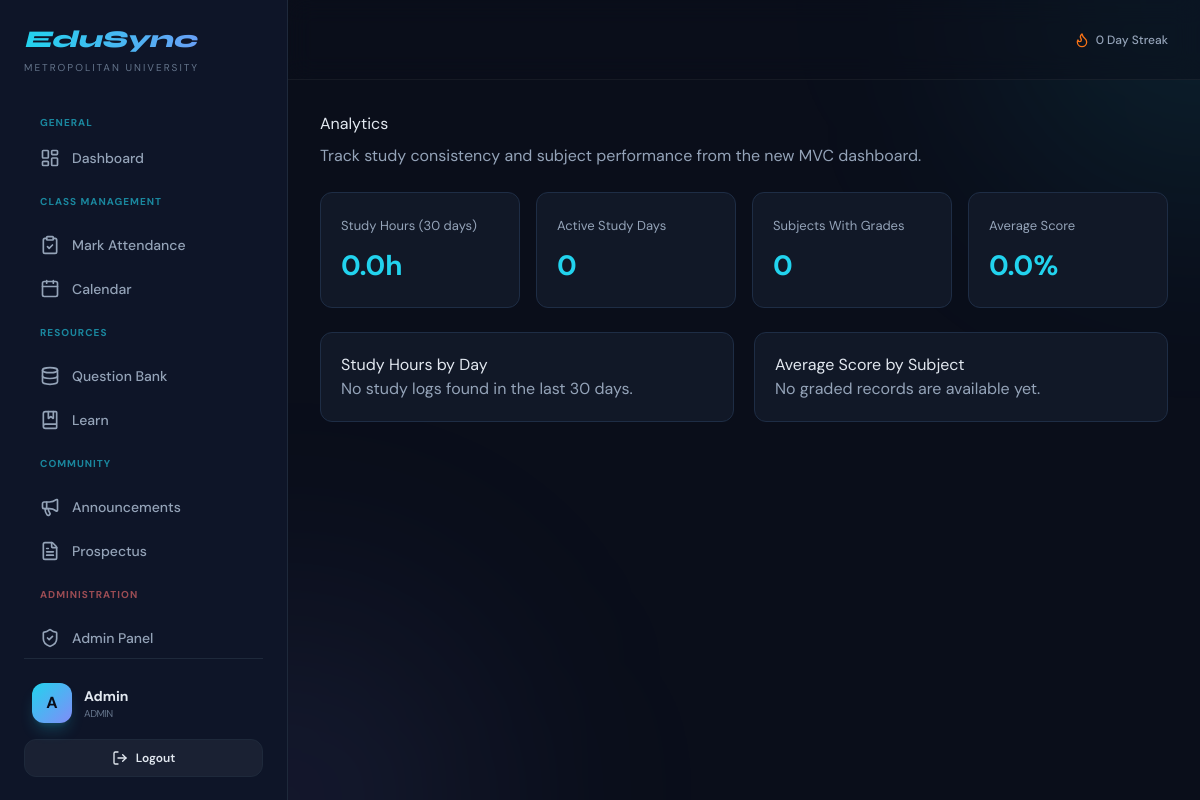
Screenshot of /analytics (signed in) with the database file from the repository.
### tables this page shows
CREATE TABLE users (
    id INT AUTO_INCREMENT PRIMARY KEY,
    name VARCHAR(100) NOT NULL,
    email VARCHAR(150) NOT NULL UNIQUE,
    password VARCHAR(255) NOT NULL,
    avatar VARCHAR(255) DEFAULT 'default.png',
    student_id VARCHAR(30),
    batch VARCHAR(20),
    semester INT DEFAULT 1,
    department VARCHAR(100) DEFAULT 'Software Engineering',
    bio TEXT,
    streak INT DEFAULT 0,
    last_active DATE,
    role ENUM('student','faculty','admin') DEFAULT 'student',
    created_at TIMESTAMP DEFAULT CURRENT_TIMESTAMP
);

### app/Views/layouts/layout.php (the view, shortened to what the rows shown need)
<!DOCTYPE html>
<html lang="en" class="dark">
<head>
    <script src="https://cdn.tailwindcss.com"></script>
    <link rel="stylesheet" href="/assets/css/style.css">
</head>
<body class="bg-[#0a0e1a] text-slate-200 font-sans antialiased min-h-screen" x-data="{ sidebarOpen: true }">
    <div class="flex">
        <?php if (isset($user) && $user): ?>
            <aside
                class="fixed inset-y-0 left-0 z-50 w-72 bg-[#0f172a]/95 backdrop-blur-xl border-r border-slate-800 transition-transform duration-300 transform lg:translate-x-0 lg:static lg:inset-0"
                :class="sidebarOpen ? 'translate-x-0' : '-translate-x-full'"
            >
                <div class="flex flex-col h-full p-6">
                    <div class="mb-10">
                        <h1 class="font-syne text-2xl font-extrabold bg-gradient-to-r from-accent-cyan to-accent-purple bg-clip-text text-transparent italic">
                        </h1>
                        <p class="text-[10px] text-slate-500 uppercase tracking-[0.2em] mt-1">METROPOLITAN UNIVERSITY</p>
                    </div>
                    <nav class="flex-1 space-y-1 overflow-y-auto pr-2 custom-scrollbar">
                        <div class="text-[10px] font-bold text-accent-cyan uppercase tracking-widest px-4 mb-2 opacity-60">General</div>
                        <a href="/dashboard" class="flex items-center gap-3 px-4 py-2.5 rounded-xl transition-all duration-200 group <?php echo ($currentPage ?? '') === 'dashboard' ? 'nav-link-active' : 'text-slate-400 hover:bg-white/5 hover:text-white'; ?>">
                            <i data-lucide="layout-dashboard" class="w-5 h-5"></i>
                            <span class="text-sm font-medium">Dashboard</span>
                        </a>
                        <?php if ($this->session->isFaculty()): ?>
                        <div class="pt-3 pb-1">
                            <div class="text-[10px] font-bold text-accent-cyan uppercase tracking-widest px-4 mb-2 opacity-60">Class Management</div>
                        </div>
                        <a href="/admin/attendance" class="flex items-center gap-3 px-4 py-2.5 rounded-xl transition-all duration-200 group <?php echo ($currentPage ?? '') === 'attendance' ? 'nav-link-active' : 'text-slate-400 hover:bg-white/5 hover:text-white'; ?>">
                            <i data-lucide="clipboard-check" class="w-5 h-5"></i>
                            <span class="text-sm font-medium">Mark Attendance</span>
                        </a>
                        <?php endif; ?>
                        <a href="/calendar" class="flex items-center gap-3 px-4 py-2.5 rounded-xl transition-all duration-200 group <?php echo ($currentPage ?? '') === 'calendar' ? 'nav-link-active' : 'text-slate-400 hover:bg-white/5 hover:text-white'; ?>">
                            <i data-lucide="calendar" class="w-5 h-5"></i>
                            <span class="text-sm font-medium">Calendar</span>
                        </a>
                        <div class="pt-3 pb-1">
                            <div class="text-[10px] font-bold text-accent-cyan uppercase tracking-widest px-4 mb-2 opacity-60">Resources</div>
                        </div>
                        <a href="/question-bank" class="flex items-center gap-3 px-4 py-2.5 rounded-xl transition-all duration-200 group <?php echo ($currentPage ?? '') === 'question-bank' ? 'nav-link-active' : 'text-slate-400 hover:bg-white/5 hover:text-white'; ?>">
                            <i data-lucide="database" class="w-5 h-5"></i>
                            <span class="text-sm font-medium">Question Bank</span>
                        </a>
                        <a href="/learn" class="flex items-center gap-3 px-4 py-2.5 rounded-xl transition-all duration-200 group <?php echo ($currentPage ?? '') === 'learn' ? 'nav-link-active' : 'text-slate-400 hover:bg-white/5 hover:text-white'; ?>">
                            <i data-lucide="book-marked" class="w-5 h-5"></i>
                            <span class="text-sm font-medium">Learn</span>
                        </a>
                        <div class="pt-3 pb-1">
                            <div class="text-[10px] font-bold text-accent-cyan uppercase tracking-widest px-4 mb-2 opacity-60">Community</div>
                        </div>
                        <a href="/announcements" class="flex items-center gap-3 px-4 py-2.5 rounded-xl transition-all duration-200 group <?php echo ($currentPage ?? '') === 'announcements' ? 'nav-link-active' : 'text-slate-400 hover:bg-white/5 hover:text-white'; ?>">
                            <i data-lucide="megaphone" class="w-5 h-5"></i>
                            <span class="text-sm font-medium">Announcements</span>
                        </a>
                        <a href="/prospectus" class="flex items-center gap-3 px-4 py-2.5 rounded-xl transition-all duration-200 group <?php echo ($currentPage ?? '') === 'prospectus' ? 'nav-link-active' : 'text-slate-400 hover:bg-white/5 hover:text-white'; ?>">
                            <i data-lucide="file-text" class="w-5 h-5"></i>
                            <span class="text-sm font-medium">Prospectus</span>
                        </a>
                        <?php if ($this->session->userRole() === 'admin'): ?>
                            <div class="pt-3 pb-1">
                                <div class="text-[10px] font-bold text-red-400 uppercase tracking-widest px-4 mb-2 opacity-60">Administration</div>
                            </div>
                            <a href="/admin" class="flex items-center gap-3 px-4 py-2.5 rounded-xl transition-all duration-200 group <?php echo ($currentPage ?? '') === 'admin' ? 'nav-link-active' : 'text-slate-400 hover:bg-white/5 hover:text-white'; ?>">
                                <i data-lucide="shield-check" class="w-5 h-5"></i>
                                <span class="text-sm font-medium">Admin Panel</span>
                            </a>
                        <?php endif; ?>
                    </nav>
                    <div class="mt-auto pt-6 border-t border-slate-800">
                        <div class="flex items-center gap-3 px-2 mb-4">
                            <div class="w-10 h-10 rounded-xl bg-gradient-to-br from-accent-cyan to-accent-purple flex items-center justify-center font-bold text-dark-bg shadow-lg shadow-accent-cyan/20">
                                <?php echo strtoupper(substr($user['name'] ?? 'U', 0, 1)); ?>
                            </div>
                            <div class="flex-1 min-w-0">
                                <p class="text-sm font-bold truncate"><?php echo htmlspecialchars($user['name'] ?? ''); ?></p>
                                <p class="text-[10px] text-slate-500 truncate uppercase tracking-tighter"><?php echo htmlspecialchars($user['role'] ?? 'Student'); ?></p>
                            </div>
                        </div>
                        <a href="/logout" class="flex items-center justify-center gap-2 px-4 py-2.5 rounded-xl border border-slate-800 bg-white/5 hover:bg-red-500/10 hover:border-red-500/20 hover:text-red-400 transition-all duration-200 text-xs font-semibold">
                            <i data-lucide="log-out" class="w-4 h-4"></i>
                            Logout
                        </a>
                    </div>
                </div>
            </aside>
            <div class="flex-1 flex flex-col min-h-screen relative overflow-hidden">
                <div class="absolute top-0 right-0 -z-10 w-96 h-96 bg-accent-cyan/10 blur-[120px] rounded-full translate-x-1/2 -translate-y-1/2"></div>
                <div class="absolute bottom-0 left-0 -z-10 w-96 h-96 bg-accent-purple/10 blur-[120px] rounded-full -translate-x-1/2 translate-y-1/2"></div>
                <header class="h-20 flex items-center justify-between px-8 bg-[#0a0e1a]/50 backdrop-blur-md sticky top-0 z-40 border-b border-white/5">
                    <div class="flex-1 flex items-center justify-end gap-6">
                        <div class="hidden md:flex items-center gap-4 text-xs font-medium text-slate-400">
                            <span class="flex items-center gap-1.5"><i data-lucide="flame" class="w-4 h-4 text-orange-500"></i> <?php echo $user['streak'] ?? 0; ?> Day Streak</span>
                        </div>
                    </div>
                </header>
                <main class="flex-1 p-8">
                    <div class="animate-in fade-in duration-700">
                        <?php echo $content; ?>
                    </div>
                </main>
            </div>
        <?php endif; ?>
    </div>
</body>
</html>

### rows the page displays
users: name "A", name "Admin", role "ADMIN", streak "0"

### other values shown
$totalStudyHours "0.0"
$activeStudyDays "0"
count($gradeValues) "0"
$averageScore "0.0"
